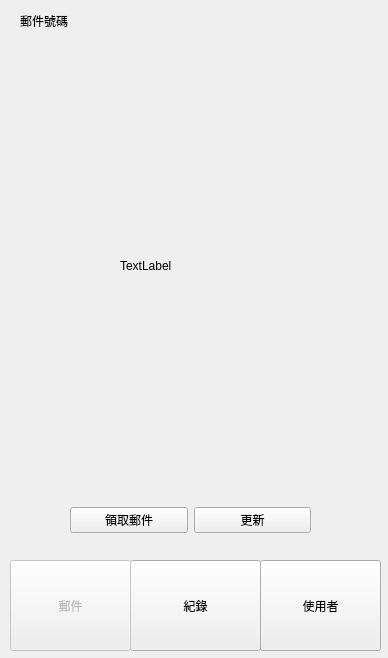
<?xml version="1.0" encoding="UTF-8"?>
<ui version="4.0">
 <class>PackagePage</class>
 <widget class="QWidget" name="PackagePage">
  <property name="geometry">
   <rect>
    <x>0</x>
    <y>0</y>
    <width>388</width>
    <height>658</height>
   </rect>
  </property>
  <property name="windowTitle">
   <string>Form</string>
  </property>
  <property name="styleSheet">
   <string notr="true"/>
  </property>
  <widget class="QPushButton" name="btn_cp">
   <property name="geometry">
    <rect>
     <x>130</x>
     <y>560</y>
     <width>131</width>
     <height>91</height>
    </rect>
   </property>
   <property name="text">
    <string>紀錄</string>
   </property>
  </widget>
  <widget class="QPushButton" name="btn_pp">
   <property name="enabled">
    <bool>false</bool>
   </property>
   <property name="geometry">
    <rect>
     <x>10</x>
     <y>560</y>
     <width>121</width>
     <height>91</height>
    </rect>
   </property>
   <property name="text">
    <string>郵件</string>
   </property>
  </widget>
  <widget class="QPushButton" name="btn_up">
   <property name="enabled">
    <bool>true</bool>
   </property>
   <property name="geometry">
    <rect>
     <x>260</x>
     <y>560</y>
     <width>121</width>
     <height>91</height>
    </rect>
   </property>
   <property name="styleSheet">
    <string notr="true">QPushButton#evilButton {
    background-color: rgb(200,200,200);
}</string>
   </property>
   <property name="text">
    <string>使用者</string>
   </property>
  </widget>
  <widget class="QLabel" name="label">
   <property name="geometry">
    <rect>
     <x>20</x>
     <y>10</y>
     <width>171</width>
     <height>21</height>
    </rect>
   </property>
   <property name="text">
    <string>郵件號碼</string>
   </property>
  </widget>
  <widget class="QLabel" name="label_2">
   <property name="geometry">
    <rect>
     <x>120</x>
     <y>50</y>
     <width>151</width>
     <height>431</height>
    </rect>
   </property>
   <property name="text">
    <string>TextLabel</string>
   </property>
  </widget>
  <widget class="QWidget" name="">
   <property name="geometry">
    <rect>
     <x>70</x>
     <y>500</y>
     <width>241</width>
     <height>41</height>
    </rect>
   </property>
   <layout class="QHBoxLayout" name="horizontalLayout">
    <item>
     <widget class="QPushButton" name="pushButton">
      <property name="text">
       <string>領取郵件</string>
      </property>
     </widget>
    </item>
    <item>
     <widget class="QPushButton" name="pushButton_2">
      <property name="text">
       <string>更新</string>
      </property>
     </widget>
    </item>
   </layout>
  </widget>
 </widget>
 <resources/>
 <connections/>
</ui>
